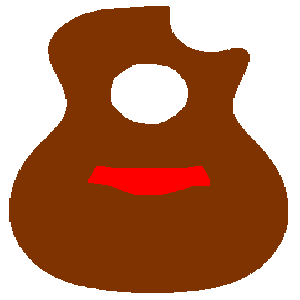
#> input picture akusticna_g.png, 300 x 300 px, found by its file name
$ python 'Initial_and boundery_conditions (1).py'
#> lines starting #> are read from the running program, lines starting #| are printed output that depends on the picture
from PIL import Image
import numpy as np
import matplotlib.pyplot as plt


file_name = r'C:\Users\sandr\OneDrive\Documents\Zavrsni\Slike\akusticna_g.png'
def matrica():
    image = Image.open(file_name)
#> image is the input picture: PIL image 300x300 P; mean R, G, B 180.8, 129.4, 99.8
    image=image.convert("RGB")
    Gitara = np.array(image)
    print(Gitara.shape)
#| (300, 300, 3)

    w,h,rgb=Gitara.shape
#> w = 300; h = 300; rgb = 3

    #plt.imshow(Gitara)
    #plt.show()


        #napravit novu matricu di su svi bili 0 a sve sta nije bilo slobonda vrijednost
        #ili pronaci na koji sve pixeli su 0 pa napravit konstanto pripravljati tj applyat pocetne uvjete

    Shape_matrix=np.zeros((w,h)) #Pravi 2D kvadratnu matricu u kojoj ce
        #biti nacrtan oblik gitare


    for x in range(w):
        for y in range(h):
            pixel = image.getpixel((x,y))
            if pixel==(255,255,255):
                Shape_matrix[x,y]=1
            if pixel==(255,0,0):
                Shape_matrix[x,y]=2
            if pixel==(0,0,0):
                Shape_matrix[x,y]=3
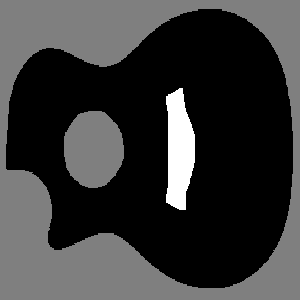
#> Shape_matrix: shape (300, 300) float64; min 0, max 2, mean 0.45; drawn with min black and max white


    flag=True
    if flag==True:
        plt.imshow(Shape_matrix, cmap='viridis')
        plt.colorbar()
        plt.show()
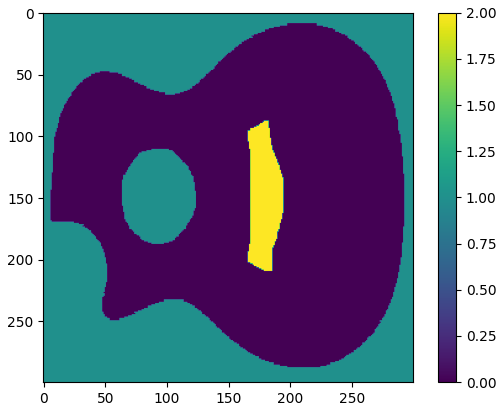
#> figure drawn by matplotlib, 2 panels

    return Shape_matrix

#gitara=matrica()
#print(gitara[0,0])
matrica()
